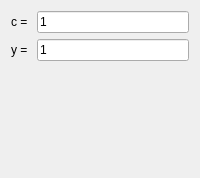
             <widget class="QWidget" name="page_6">
              <layout class="QVBoxLayout" name="verticalLayout_7">
               <item>
                <layout class="QGridLayout" name="gridLayout">
                 <item row="0" column="0">
                  <widget class="QLabel" name="label_2">
                   <property name="text">
                    <string>c = </string>
                   </property>
                  </widget>
                 </item>
                 <item row="0" column="1">
                  <widget class="QLineEdit" name="lEPowerC">
                   <property name="text">
                    <string>1</string>
                   </property>
                  </widget>
                 </item>
                 <item row="1" column="0">
                  <widget class="QLabel" name="label_3">
                   <property name="text">
                    <string>y = </string>
                   </property>
                  </widget>
                 </item>
                 <item row="1" column="1">
                  <widget class="QLineEdit" name="lEPowerY">
                   <property name="text">
                    <string>1</string>
                   </property>
                  </widget>
                 </item>
                </layout>
               </item>
               <item>
                <spacer name="verticalSpacer_3">
                 <property name="orientation">
                  <enum>Qt::Vertical</enum>
                 </property>
                 <property name="sizeHint" stdset="0">
                  <size>
                   <width>20</width>
                   <height>106</height>
                  </size>
                 </property>
                </spacer>
               </item>
              </layout>
             </widget>
